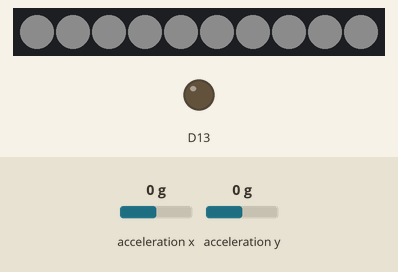
The sketch below on a simulated Adafruit Circuit Playground Express. Shown: 10 RGB LEDs in strip order, left to right, output pins drawn as LEDs (lit = HIGH). Inputs (shaded band) come from the test bench; at power-on: acceleration x 0 g, acceleration y 0 g. Dim RGB values are drawn brighter than linear.

Above: at 1.2 s.
1.3 s: acceleration x set to -1.4 g
At 2.5 s:
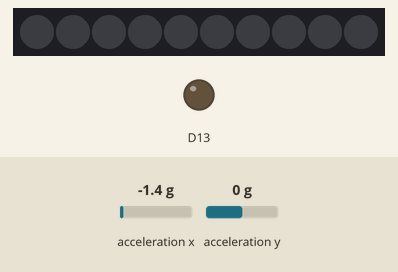
2.8 s: acceleration y set to -1.4 g
At 3.6 s:
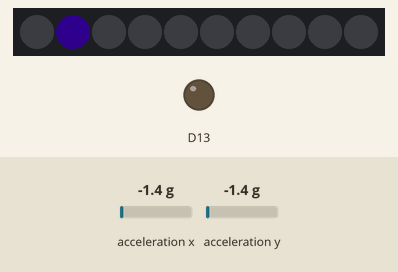
4.3 s: acceleration y set to 0.8 g
At 5.5 s:
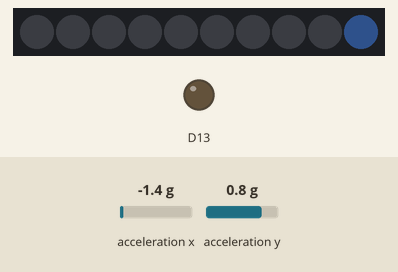
5.8 s: acceleration y set to 0 g
At 6.6 s:
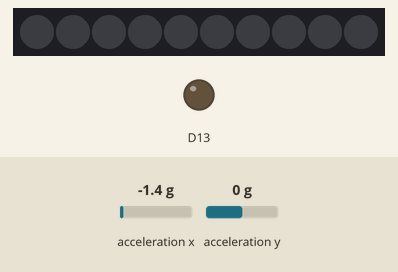
7.3 s: acceleration x set to 0 g
At 8.6 s:
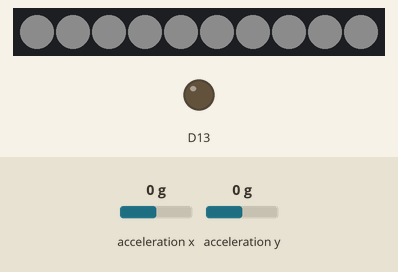
Timing chart, 0 to 9.8 s (numbered marks = the images above; inputs shaded):
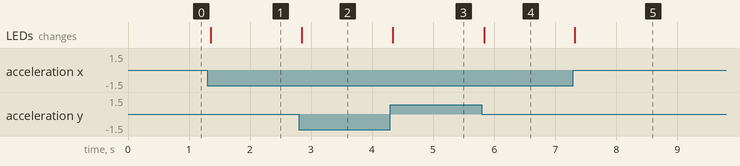

The sketch:

Week3_Example6_AccelerometerBalance.ino
```cpp
/*
  Circuit Playground accelerometer example

  Reads x, y z axis acceleration, uses Trigonometry functions to map the result 360 degrees, and uses
  the result to set on-board NeoPixel.
  Also prints the results to the Serial Monitor.

  The circuit:
  Circuit Playground Classic

  created 10 Feb 2019
  by Jingwen
*/

#include <Adafruit_CircuitPlayground.h>
#include <math.h>

void setup() {
  CircuitPlayground.begin();
}

void loop() {
  int x = CircuitPlayground.motionX();
  int y = CircuitPlayground.motionY();
  if (abs(x) <= 1 && abs(y) <= 1 ) {
    for (int i = 0; i < 10; i++) {
      CircuitPlayground.setPixelColor(i, 150, 150, 150);
    }
  } else {
    double radians = atan2(y, x);
    int degrees = radians * 180 / PI;
    int number = (degrees + 180) / 36;

    for (int i = 0; i < 10; i++) {
      CircuitPlayground.setPixelColor(i, 0, 0, 0);
      CircuitPlayground.setPixelColor(number, 50, number * 10, 150);
    }
  }
  delay(50);

}
```

Measured:
- after the input at 1.3 s, the LEDs: change after 0.05 s (image 1)
- after the input at 2.8 s, the LEDs: change after 0.05 s (image 2)
- after the input at 4.3 s, the LEDs: change at once (image 3)
- after the input at 5.8 s, the LEDs: change at once (image 4)
- after the input at 7.3 s, the LEDs: change at once (image 5)
